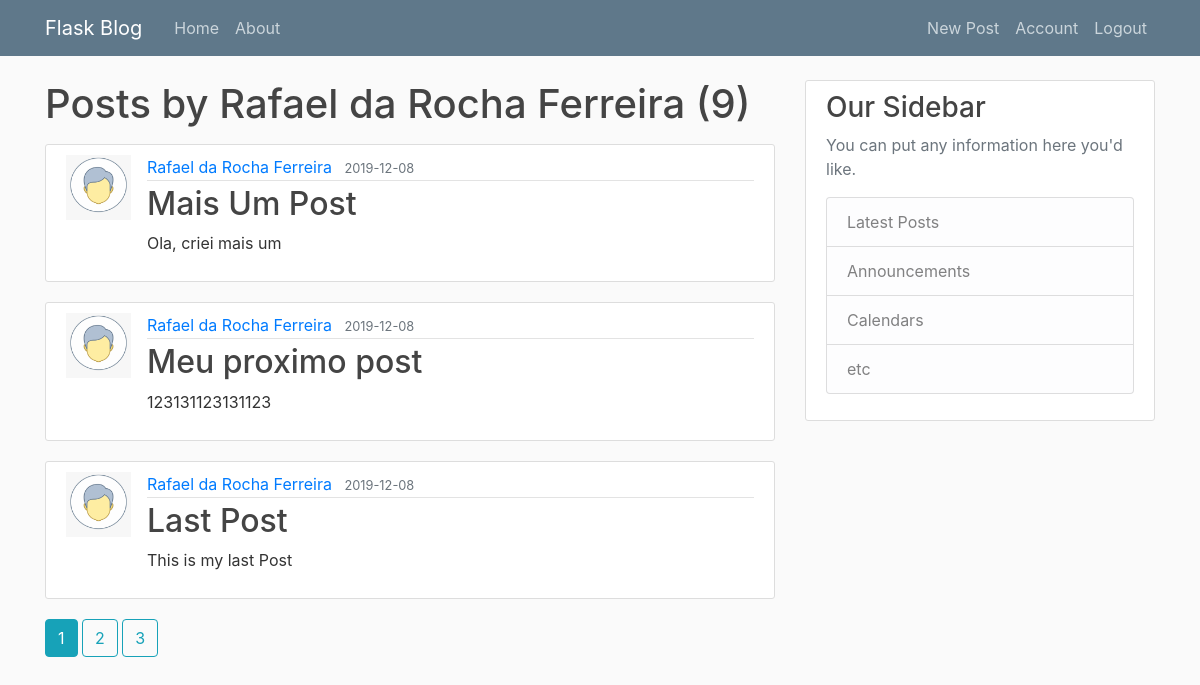
Before: /user/Rafael da Rocha Ferreira (signed in) with the older database file.
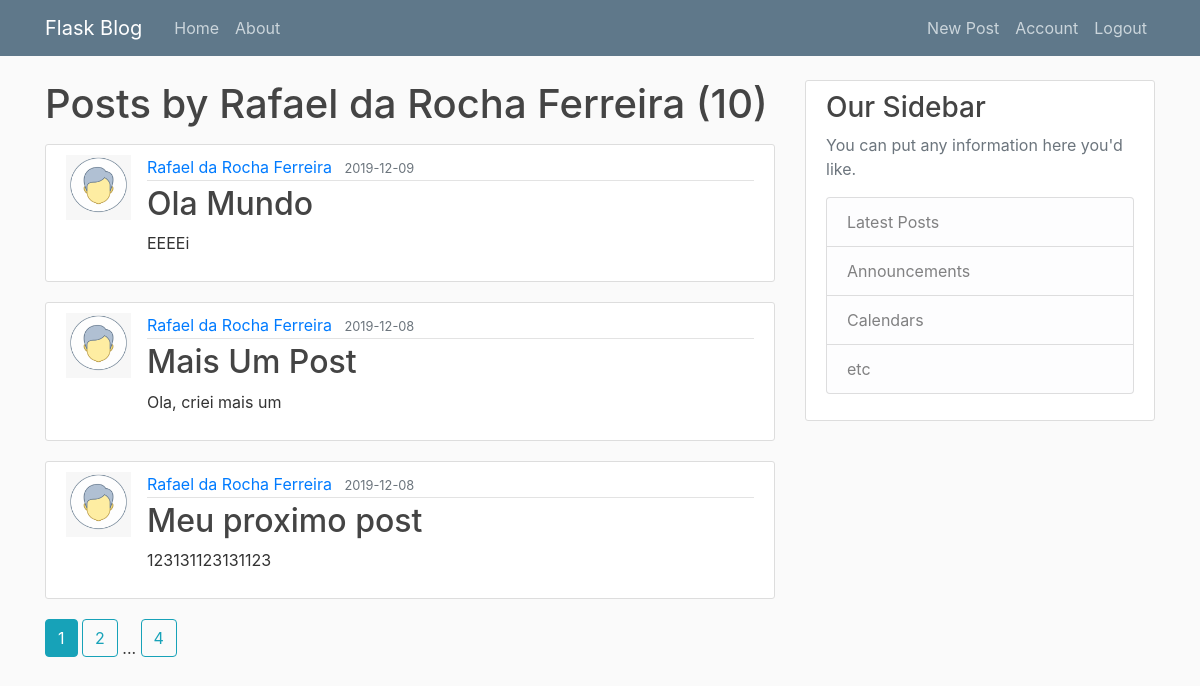
After: the same page with the newer database file.
### app/models/tables.py (models this page shows, shortened)
class User(db.Model, UserMixin):
    __tablename_ = "user"
    id = db.Column(db.Integer, primary_key=True)
    username = db.Column(db.String(20), unique=True, nullable=False)
    email = db.Column(db.String(120), unique=True, nullable=False)
    image_file = db.Column(db.String(120), nullable=False, default="default.png")
    password = db.Column(db.String(60), nullable=False)
    posts = db.relationship('Post', backref="author", lazy=True)

class Post(db.Model):
    __tablename__ = "post"
    id = db.Column(db.Integer, primary_key=True)
    title = db.Column(db.String(100), nullable=False)
    date_posted = db.Column(db.DateTime, nullable=False, default=datetime.utcnow)
    content = db.Column(db.Text, nullable=False)
    user_id = db.Column(db.Integer, db.ForeignKey('user.id'), nullable=False)

### app/controllers/default.py (the view)
@app.route("/user/<string:username>")
@login_required
def user_posts(username):
    page = request.args.get('page', 1, type=int)
    user = User.query.filter_by(username=username).first_or_404()
    posts = Post.query\
        .filter_by(author=user)\
        .order_by(Post.date_posted.desc())\
        .paginate(page=page, per_page=3)
    return render_template("user_posts.html", posts=posts, user=user)

### app/models/tables.py (called while the page is built)
@login_maneger.user_loader
def load_user(user_id):
    return User.query.get(int(user_id))

### app/templates/user_posts.html
{% extends "./bases/firstLayout.html" %}
{% block content%}
    <h1 class="mb-3">Posts by {{ user.username }} ({{ posts.total }})</h1>
    {% for post in posts.items%}
    <article class="media content-section">
        <img class="'rounded-circle article-img" src="{{ url_for('static', filename='profiles_pic/' + post.author.image_file) }}">
        <div class="media-body">
            <div class="article-metadata">
            <a class="mr-2" href="{{ url_for('user_posts', username=post.author.username) }}">{{ post.author.username }}</a>
            <small class="text-muted">{{ post.date_posted.strftime('%Y-%m-%d') }}</small>
            </div>
            <h2><a class="article-title" href="{{ url_for('post', post_id=post.id) }}">{{ post.title }}</a></h2>
            <p class="article-content">{{ post.content }}</p>
        </div>
    </article>
    {% endfor %}
    {% for page_num in posts.iter_pages(left_edge=1, right_edge=1, left_current=1, right_current=2) %}
        {% if page_num %}
            {% if posts.page == page_num %}
                <a class="btn btn-info mb-4" href="{{url_for('user_posts', username=user.username, page=page_num)}}">{{ page_num }}</a>
            {% else %}
                <a class="btn btn-outline-info mb-4" href="{{url_for('user_posts', username=user.username, page=page_num)}}">{{ page_num }}</a>
            {% endif %}
        {% else %}
            ...
        {% endif %}
    {% endfor %}
{% endblock content %}

### app/templates/bases/firstLayout.html (shortened to what this page needs)
<!DOCTYPE html>
<html lang="pt-br">
<head>
    <link rel="stylesheet" href="{{ url_for('static', filename= 'css/bootstrap.min.css') }}">
    <link rel="stylesheet" href="{{ url_for('static', filename= 'css/main.css') }}">
</head>
<body>
    <header class="site-header">
        <nav class="navbar navbar-expand-md navbar-dark bg-steel fixed-top">
            <div class="container">
            <a class="navbar-brand mr-4" href="/">Flask Blog</a>
            <div class="collapse navbar-collapse" id="navbarToggle">
                <div class="navbar-nav mr-auto">
                <a class="nav-item nav-link" href="/">Home</a>
                <a class="nav-item nav-link" href="/about">About</a>
                </div>
                <div class="navbar-nav">
                    {% if current_user.is_authenticated %}
                        <a class="nav-item nav-link" href="/post/new">New Post</a>
                        <a class="nav-item nav-link" href="/account">Account</a>
                        <a class="nav-item nav-link" href="/logout">Logout</a>
                    {% else %}
                        <a class="nav-item nav-link" href="/login">Login</a>
                        <a class="nav-item nav-link" href="/register">Register</a>
                    {% endif %}
                </div>
            </div>
            </div>
        </nav>
    </header>
    <main role="main" class="container">
        <div class="row">
            <div class="col-md-8">
            {% block content %}{% endblock %}
            </div>
            <div class="col-md-4">
            <div class="content-section">
                <h3>Our Sidebar</h3>
                <p class='text-muted'>You can put any information here you'd like.
                <ul class="list-group">
                    <li class="list-group-item list-group-item-light">Latest Posts</li>
                    <li class="list-group-item list-group-item-light">Announcements</li>
                    <li class="list-group-item list-group-item-light">Calendars</li>
                    <li class="list-group-item list-group-item-light">etc</li>
                </ul>
                </p>
            </div>
            </div>
        </div>
    </main>
</body>
</html>

### app/static/css/main.css (style rules this page uses)
body { background: #fafafa; color: #333333; margin-top: 5rem; }
h1, h2, h3, h4, h5, h6 { color: #444444; }
.bg-steel { background-color: #5f788a; }
.site-header .navbar-nav .nav-link { color: #cbd5db; }
.content-section { background: #ffffff; padding: 10px 20px; border: 1px solid #dddddd; border-radius: 3px; margin-bottom: 20px; }
.article-title { color: #444444; }
.article-content { white-space: pre-line; }
.article-img { height: 65px; width: 65px; margin-right: 16px; }
.article-metadata { padding-bottom: 1px; margin-bottom: 4px; border-bottom: 1px solid #e3e3e3 }

Changed rows visible on the page:
no longer on this page (row unchanged): Post: image_file (placeholder picture), author.username "Rafael da Rocha Ferreira", date_posted "2019-12-08", title "Last Post", content "This is my last Post"
added Post: image_file (placeholder picture), author.username "Rafael da Rocha Ferreira", date_posted "2019-12-09", title "Ola Mundo", content "EEEEi"
Other visible differences:
{{ posts.total }}: "9" → "10"
new list line: "4"
list line gone: "3"
